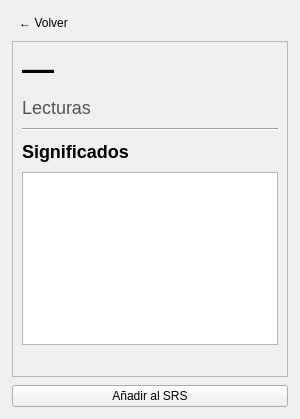
<?xml version="1.0" encoding="UTF-8"?>
<ui version="4.0">
 <class>DetailsPage</class>
 <widget class="QWidget" name="DetailsPage">
  <layout class="QVBoxLayout" name="layoutDetails">
   <property name="spacing">
    <number>8</number>
   </property>
   <property name="margin">
    <number>12</number>
   </property>

   <!-- Botón volver -->
   <item>
    <widget class="QToolButton" name="btnBack">
     <property name="text">
      <string>← Volver</string>
     </property>
     <property name="autoRaise">
      <bool>true</bool>
     </property>
    </widget>
   </item>

   <!-- Scroll principal -->
   <item>
    <widget class="QScrollArea" name="scrollArea">
     <property name="widgetResizable">
      <bool>true</bool>
     </property>

     <widget class="QWidget" name="scrollContent">
      <layout class="QVBoxLayout" name="scrollLayout">
       <property name="spacing">
        <number>10</number>
       </property>

       <!-- Palabra principal -->
       <item>
        <widget class="QLabel" name="labelMainWord">
         <property name="styleSheet">
          <string>
font-size: 32px;
font-weight: bold;
          </string>
         </property>
         <property name="text">
          <string>—</string>
         </property>
        </widget>
       </item>

       <!-- Lecturas -->
       <item>
        <widget class="QLabel" name="labelReadings">
         <property name="styleSheet">
          <string>
font-size: 18px;
color: #555;
          </string>
         </property>
         <property name="text">
          <string>Lecturas</string>
         </property>
        </widget>
       </item>

       <!-- Separador -->
       <item>
        <widget class="QFrame" name="separator">
         <property name="frameShape">
          <enum>QFrame::HLine</enum>
         </property>
         <property name="frameShadow">
          <enum>QFrame::Sunken</enum>
         </property>
        </widget>
       </item>

       <!-- Título sentidos -->
       <item>
        <widget class="QLabel" name="labelSensesTitle">
         <property name="text">
          <string>Significados</string>
         </property>
         <property name="styleSheet">
          <string>
font-size: 18px;
font-weight: 600;
          </string>
         </property>
        </widget>
       </item>

       <!-- Lista de sentidos -->
       <item>
        <widget class="QListWidget" name="listSenses"/>
       </item>

       <item>
        <spacer name="verticalSpacer">
         <property name="orientation">
          <enum>Qt::Vertical</enum>
         </property>
         <property name="sizeHint" stdset="0">
          <size>
           <width>20</width>
           <height>40</height>
          </size>
         </property>
        </spacer>
       </item>

      </layout>
     </widget>
    </widget>
   </item>

    <item>
    <widget class="QPushButton" name="btnSrsAction">
    <property name="text">
    <string>Añadir al SRS</string>
    </property>
    </widget>
    </item>

  </layout>
 </widget>
 <resources/>
 <connections/>
</ui>
